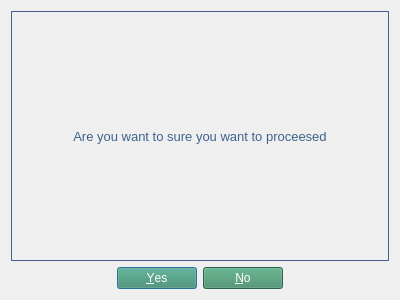
<?xml version="1.0" encoding="UTF-8"?>
<ui version="4.0">
 <class>Dialog</class>
 <widget class="QDialog" name="Dialog">
  <property name="geometry">
   <rect>
    <x>0</x>
    <y>0</y>
    <width>400</width>
    <height>300</height>
   </rect>
  </property>
  <property name="windowTitle">
   <string>Dialog</string>
  </property>
  <property name="styleSheet">
   <string notr="true"/>
  </property>
  <layout class="QVBoxLayout" name="verticalLayout">
   <item>
    <widget class="QLabel" name="label">
     <property name="sizePolicy">
      <sizepolicy hsizetype="Minimum" vsizetype="Minimum">
       <horstretch>0</horstretch>
       <verstretch>0</verstretch>
      </sizepolicy>
     </property>
     <property name="minimumSize">
      <size>
       <width>378</width>
       <height>243</height>
      </size>
     </property>
     <property name="font">
      <font>
       <pointsize>10</pointsize>
      </font>
     </property>
     <property name="styleSheet">
      <string notr="true">color: rgb(62, 98, 138);
</string>
     </property>
     <property name="frameShape">
      <enum>QFrame::Panel</enum>
     </property>
     <property name="frameShadow">
      <enum>QFrame::Plain</enum>
     </property>
     <property name="text">
      <string>Are you want to sure you want to proceesed</string>
     </property>
     <property name="textFormat">
      <enum>Qt::AutoText</enum>
     </property>
     <property name="scaledContents">
      <bool>false</bool>
     </property>
     <property name="alignment">
      <set>Qt::AlignCenter</set>
     </property>
     <property name="wordWrap">
      <bool>true</bool>
     </property>
    </widget>
   </item>
   <item>
    <widget class="QDialogButtonBox" name="buttonBox">
     <property name="styleSheet">
      <string notr="true">background-color: rgb(62, 138, 103);
color: rgb(255, 255, 255);</string>
     </property>
     <property name="orientation">
      <enum>Qt::Horizontal</enum>
     </property>
     <property name="standardButtons">
      <set>QDialogButtonBox::No|QDialogButtonBox::Yes</set>
     </property>
     <property name="centerButtons">
      <bool>true</bool>
     </property>
    </widget>
   </item>
  </layout>
 </widget>
 <resources/>
 <connections>
  <connection>
   <sender>buttonBox</sender>
   <signal>accepted()</signal>
   <receiver>Dialog</receiver>
   <slot>accept()</slot>
   <hints>
    <hint type="sourcelabel">
     <x>248</x>
     <y>254</y>
    </hint>
    <hint type="destinationlabel">
     <x>157</x>
     <y>274</y>
    </hint>
   </hints>
  </connection>
  <connection>
   <sender>buttonBox</sender>
   <signal>rejected()</signal>
   <receiver>Dialog</receiver>
   <slot>reject()</slot>
   <hints>
    <hint type="sourcelabel">
     <x>316</x>
     <y>260</y>
    </hint>
    <hint type="destinationlabel">
     <x>286</x>
     <y>274</y>
    </hint>
   </hints>
  </connection>
 </connections>
</ui>
